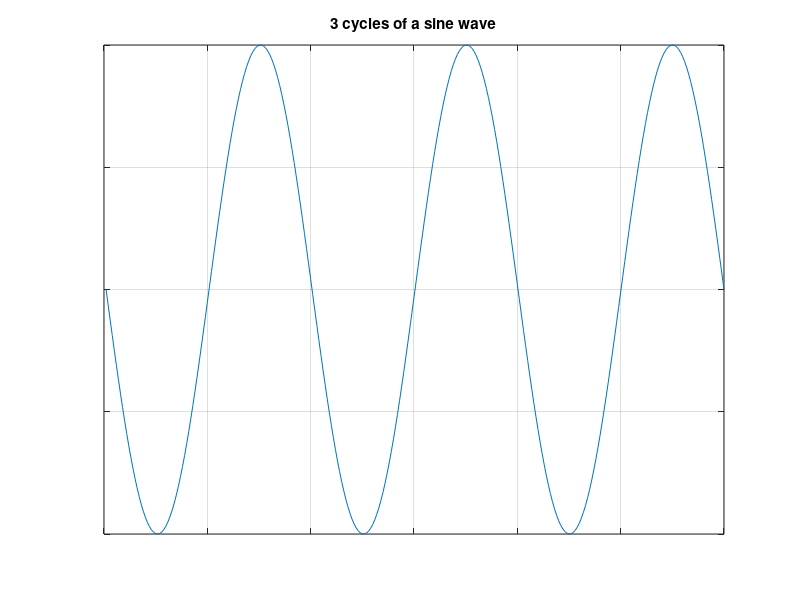

Here is the MATLAB script that generated this plot:
function anonymousFunctionExample
	% Example - how to use anonymous functions in MATLAB
	%
	% function anonymousFunctionExample
	%
	% Purpose
	% Demo showing a few use-cases for anonymouse functions. 
	%
	% For details see:
	% http://uk.mathworks.com/help/matlab/matlab_prog/anonymous-functions.html
	%
	%
	% Rob Campbell - Basel 2016




	% Create an anonymous function that makes a sine wave. It has one input argument
	% that determines the number of cucles in the sinwave
	sinWave = @(nCycles) ( sin(linspace(-nCycles*pi,nCycles*pi,100*nCycles)) );

	clf
	n=3;
	plot(sinWave(n))
	title(sprintf('%d cycles of a sine wave',n))
	set(gca,'XTickLabel',[],'YTickLabel',[])
	grid




	%Use a function handle (not an anonymous function) to calculate the mean of each vector in a cell array
	r = {rand(1,30), randn(1,150)*100, rand(1,1000)};
	fprintf('\nThe contents of cell array "r" are:\n')
	disp(r)


	fprintf('Use cellfun and a function handle to calculate the mean of each vector in "r":\n' );
	disp(cellfun(@mean,r))


	fprintf('Use cellfun and an anonymous function to calculate 1.96 SD of each each vector in "r":\n' );

	SD95 = @(x) (std(x)*1.96);

	disp(cellfun(SD95,r))


